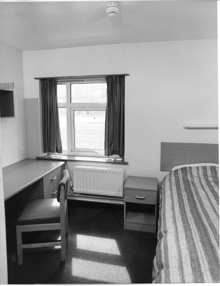
#> input picture CBIR_15-Scene/00/10.jpg, 220 x 286 px; its folder holds only this picture in this run
$ jupyter execute TP_CBIR.ipynb   (shell and % lines are left out)
#> lines starting #> are read from the running program, lines starting #| are printed output that depends on the picture
# I - Data preparation

Import Libraries

[cell 1]
import matplotlib.pyplot as plt
import numpy as np
import os
import cv2
import random
from sklearn.cluster import KMeans

Split image data into Train and Test

[cell 2]
def create_train_test(data_path,class_name,train_size,test_size):
    directory = data_path + class_name + "/"
    print("Browsing directory "+directory)
    data = os.listdir(directory)
    random.shuffle(data)
    train = data[:train_size] # take the first train_size images of each class for training
    test = data[train_size:train_size+test_size] # take the next test_size images for testing
    return train, test

class_list = []
data_path = "CBIR_15-Scene/"
for file in sorted(os.listdir(data_path)):
    if os.path.isdir(data_path+file):
        class_list.append(file)
#> pass 2 of the loop `for file in sorted(os.listdir(data_path)):`:

train_size = 5
test_size = 10
train_set = []
test_set = []
train_set_label = []
test_set_label = []
for class_name in class_list:
    train, test = create_train_test(data_path,class_name,train_size,test_size)
    train_set = train_set + train # These are the lists of image file names
    test_set = test_set + test
    train_label = [class_name] * len(train)
    test_label = [class_name] * len(test)
    train_set_label = train_set_label + train_label # These are the lists of directory names (labels)
    test_set_label = test_set_label + test_label
#> pass 2 of the loop `for class_name in class_list:`:
print("Size of training set: ",len(train_set))
print("Size of testing set: ",len(test_set))

# II - Computing local descriptors on training set

[cell 3]
# Choose the keypoint method
method = "kaze"
if (method == "kaze"):
    kp = cv2.KAZE_create(upright = False,#By default : false
                         threshold = 0.001,#By default : 0.001
                         nOctaves = 4,#By default : 4
                         nOctaveLayers = 4,#By default : 4
                         diffusivity = 2)#By default : 2
elif (method == "orb"):
        kp = cv2.ORB_create(nfeatures = 200,#By default : 500
                            scaleFactor = 2,#By default : 1.2
                            nlevels = 3)#By default : 8
f, disp_array = plt.subplots(5,3,figsize=(25,25))
old_label = "FIRST"
[lig, col] = [0,0]
t1 = cv2.getTickCount() #OpenCV method for estimating computation time
for i in range(len(train_set)):
    img_file = data_path + train_set_label[i] + "/" + train_set[i]
    img = cv2.imread(img_file)
#> img is the input picture: shape (286, 220, 3); min 11, max 255, mean 146.4
    #print("Dimension of image",img.shape[0],"rows x",img.shape[1],"columns")
    #print("Type of image:",img.dtype)
    pts, desc = kp.detectAndCompute(img, mask=None)
#> pts = 220 keypoints; strongest (x, y, size): (79, 115, 35.9), (115, 83, 13.6), (48, 85, 12.9), (83, 241, 12.1)
    if (old_label == "FIRST"):
        descriptors_dataset = desc
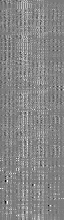
#> descriptors_dataset: shape (220, 64) float32; min -0.646, max 0.698, mean 0.0644; drawn with min black and max white
    else:
        descriptors_dataset = np.vstack((descriptors_dataset,desc))
    img_disp = cv2.drawKeypoints(img, pts, None, flags=4)
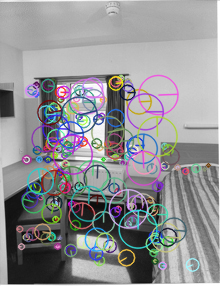
#> img_disp: shape (286, 220, 3); mean B, G, R 148.1, 145.7, 145.5
    if (train_set_label[i] != old_label): # Display keypoints as examples for first image of each class
        old_label = train_set_label[i]
        disp_array[lig,col].imshow(img_disp)
        nb_kp = str(desc.shape[0]) # Number of keypoints in one image
#> nb_kp = '220'
        disp_array[lig,col].title.set_text(train_set_label[i] + " / " + train_set[i] + ": " + nb_kp + " keypoints")
        col = col + 1
        if (col == 3):
            [lig,col] = [lig+1,0]
#> pass 2 of the loop `for i in range(len(train_set)):`:
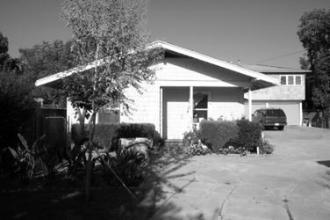
#> input picture CBIR_15-Scene/01/222.jpg, 330 x 220 px
#> img is the input picture: shape (220, 330, 3); min 0, max 255, mean 109.8
#> pts = 420 keypoints; strongest (x, y, size): (134, 105, 29.6), (70, 115, 18.4), (174, 90, 16.3), (185, 119, 21.3)
#> `descriptors_dataset = np.vstack((descriptors_dataset,desc))`:
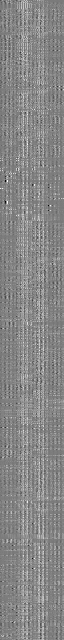
#> descriptors_dataset: shape (640, 64) float32; min -0.646, max 0.698, mean 0.0673; drawn with min black and max white
#> `img_disp = cv2.drawKeypoints(img, pts, None, flags=4)`:
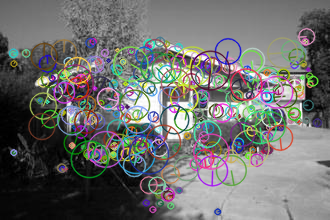
#> img_disp: shape (220, 330, 3); mean B, G, R 109.1, 110.6, 110.2
t2 = cv2.getTickCount()
time = (t2 - t1)/ cv2.getTickFrequency()
print("Number of descriptors: ",descriptors_dataset.shape[0])
#| Number of descriptors:  640
print("Dimension of descriptors: ",descriptors_dataset.shape[1])
#| Dimension of descriptors:  64
print("Type of descriptors: ",descriptors_dataset.dtype)
#| Type of descriptors:  float32
print("Average computation time per image:",round((1000*time)/len(train_set),2),"ms")
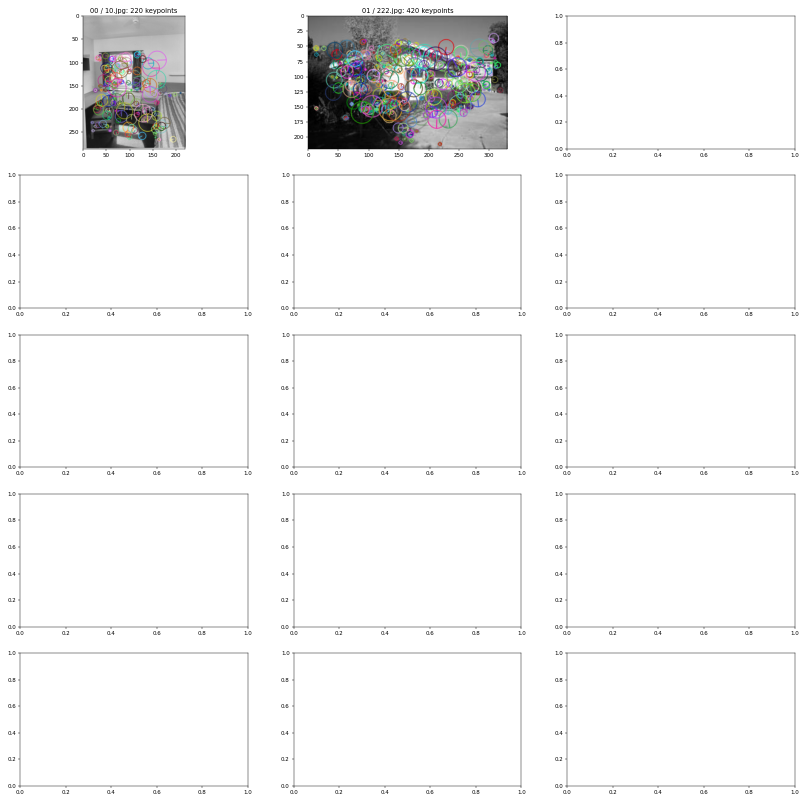
#> figure drawn by matplotlib, 2 panels; B, G, R data is drawn as R, G, B

# III - Dictionary creation (here K-Means Clustering)

[cell 4]
Number_words = 300
t1 = cv2.getTickCount()
kmeans = KMeans(n_clusters = Number_words,init = 'random').fit(descriptors_dataset)
t2 = cv2.getTickCount()
cluster_time = (t2 - t1)/ cv2.getTickFrequency()
print("Size of the array of cluster centres:",kmeans.cluster_centers_.shape)
#| Size of the array of cluster centres: (300, 64)
print("Size of the vector of labels:",kmeans.labels_.size)
#| Size of the vector of labels: 640
